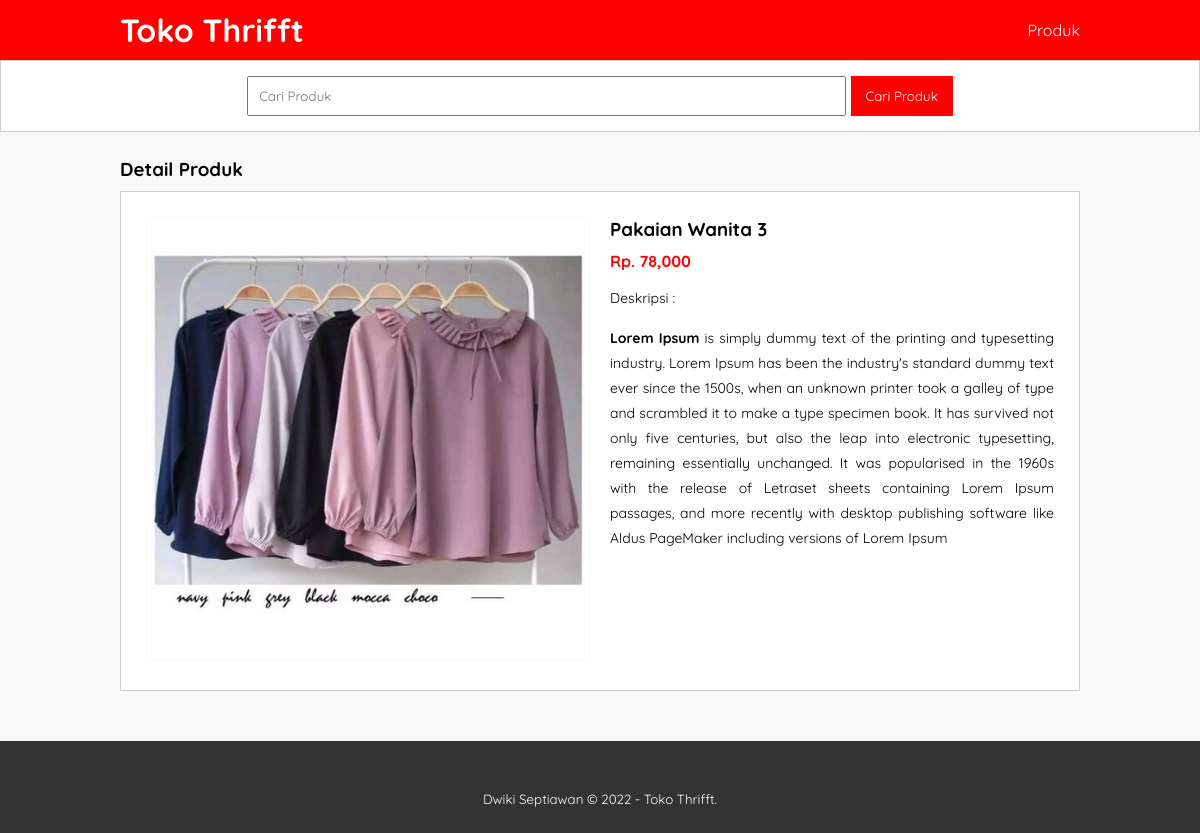
The page /detail-produk.php?id=21 on the database its author committed.
### tables this page shows
CREATE TABLE `tb_product` (
  `product_id` int(11) NOT NULL AUTO_INCREMENT,
  `category_id` int(11) DEFAULT NULL,
  `product_name` varchar(100) DEFAULT NULL,
  `product_price` int(11) DEFAULT NULL,
  `product_description` text DEFAULT NULL,
  `product_image` varchar(100) DEFAULT NULL,
  `product_status` tinyint(1) DEFAULT NULL,
  `date_create` timestamp NOT NULL DEFAULT current_timestamp() ON UPDATE current_timestamp(),
  PRIMARY KEY (`product_id`)
);

### detail-produk.php (the view, shortened to what this page needs)
<?php
	include 'db.php';
	$produk = mysqli_query($conn, "SELECT * FROM tb_product WHERE product_id = '".$_GET['id']."' ");
	$p = mysqli_fetch_object($produk);
?>
<!DOCTYPE html>
<html>
<head>
	<link rel="stylesheet" type="text/css" href="css/style.css">
</head>
<body>
	<header>
		<div class="container">
			<h1><a href="index.php">Toko Thrifft</a></h1>
			<ul>
				<li><a href="produk.php">Produk</a></li>
			</ul>
		</div>
	</header>
	<div class="search">
		<div class="container">
			<form action="produk.php">
				<input type="text" name="search" placeholder="Cari Produk" value="<?php echo $_GET['search'] ?>">
				<input type="submit" name="cari" value="Cari Produk">
			</form>
		</div>
	</div>
	<div class="section">
		<div class="container">
			<h3>Detail Produk</h3>
			<div class="box">
				<div class="col-2">
					<img src="produk/<?php echo $p->product_image ?>" width="100%">
				</div>
				<div class="col-2">
					<h3><?php echo $p->product_name ?></h3>
					<h4>Rp. <?php echo number_format($p->product_price) ?></h4>
					<p>Deskripsi :<br>
						<?php echo $p->product_description ?>
					</p>
				</div>
			</div>
		</div>
	</div>
	<div class="footer">
		<div class="container">
			<small>Dwiki Septiawan &copy; 2022 - Toko Thrifft.</small>
		</div>
	</div>
</body>
</html>

### css/style.css (style rules this page uses)
* { padding:0; margin:0; font-family: 'Quicksand', sans-serif; }
body { background-color: #f8f8f8; }
a { color: inherit; text-decoration: none; }
header { background-color:#ff0000; color: #fff; }
header h1 { float: left; padding:10px 0; }
header ul { float: right; }
header ul li { display: inline-block; }
header ul li a { padding:20px 0 20px 15px; display: inline-block; }
.container { width: 80%; margin:0 auto; }
.container:after { content: ''; display: block; clear: both; }
.section { padding:25px 0; }
.box { background-color: #fff; border:1px solid #ccc; padding:15px; box-sizing: border-box; margin:10px 0 25px 0; }
.box:after { content: ''; display: block; clear: both; }
.search { padding:15px 0; background-color: #fff; border:1px solid #ccc; text-align: center; }
.search input[type=text] { width: 60%; padding:10px; }
.search input[type=submit] { padding:12px 15px; background-color: #ff0000; color:#fff; border:none; cursor: pointer; }
.footer { padding:25px 0; background-color: #333; color: #fff; text-align: center; }
.footer small { margin-top: 25px; display: inline-block; }
.col-2 { width: 50%; min-height: 200px; padding:10px; box-sizing: border-box; float: left; }
.col-2 img { border:1px solid #f9f9f9; padding:5px; box-sizing: border-box; }
.col-2 h3 { margin-bottom: 10px; }
.col-2 h4 { color: #ff0000; }
.col-2 p { margin:15px 0; text-align: justify; line-height: 25px; font-size:14px; }

### rows shown on the page
tb_product: product_image (picture), product_name "Pakaian Wanita 3", product_price "78,000", product_description "Lorem Ipsum is simply dummy text of the printing and typesetting industry. Lorem Ipsum has been the industry's standard dummy text ever since the 1500s, when an unknown printer took a galley of type and scrambled it to make a type specimen book. It has survived not only five centuries, but also the leap into electronic typesetting, remaining essentially unchanged. It was popularised in the 1960s with the release of Letraset sheets containing Lorem Ipsum passages, and more recently with desktop publishing software like Aldus PageMaker including versions of Lorem Ipsum"
